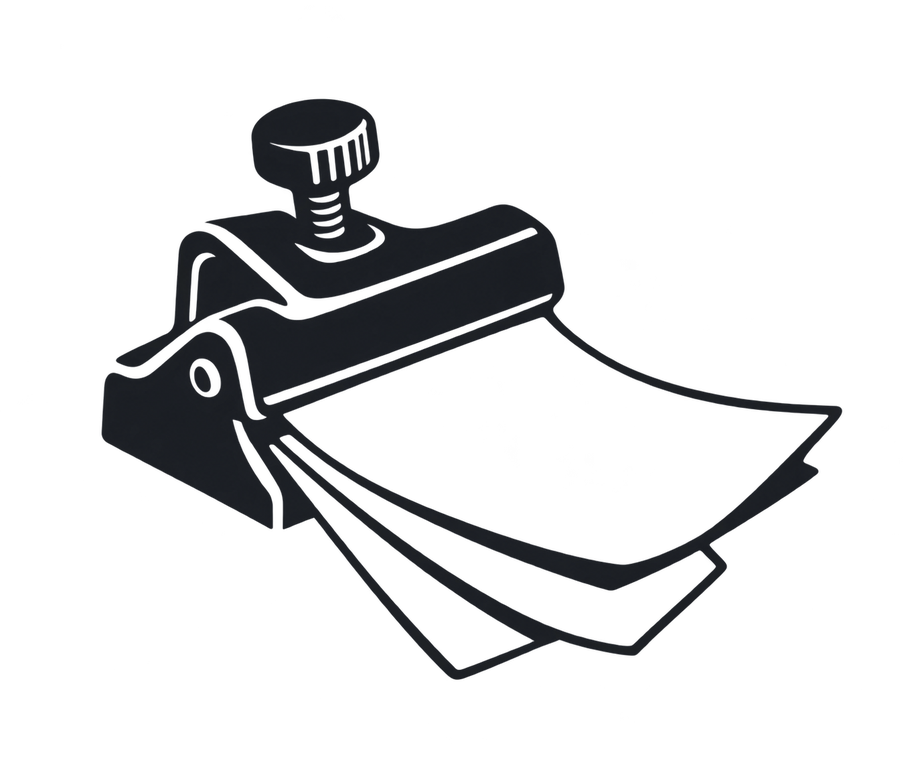
#> input picture identity/drawing-clasp-master.png, 920 x 767 px, shrunk from 1374 x 1145 before the run, found by its file name
$ python build-brand.py
#> lines starting #> are read from the running program, lines starting #| are printed output that depends on the picture; after the words box and inside, x2 and y2 are one past the last pixel; in counts of white or black regions, pixels touching at a corner belong together
"""Reproduce the selected Drawing Clasp vector and favicon package."""
from pathlib import Path
from PIL import Image, ImageOps
import subprocess, re, io, json, shutil
import xml.etree.ElementTree as ET


root=Path(__file__).resolve().parent.parent
out=root/'public/brand';out.mkdir(exist_ok=True)
source=Image.open(root/'public/identity/drawing-clasp-master.png').convert('RGBA')
#> source is the input picture: PIL image 920x767 RGBA; mean R, G, B, A 4, 4.4, 5.3, 34.8
mask=source.getchannel('A').point(lambda x:255 if x>150 else 0)
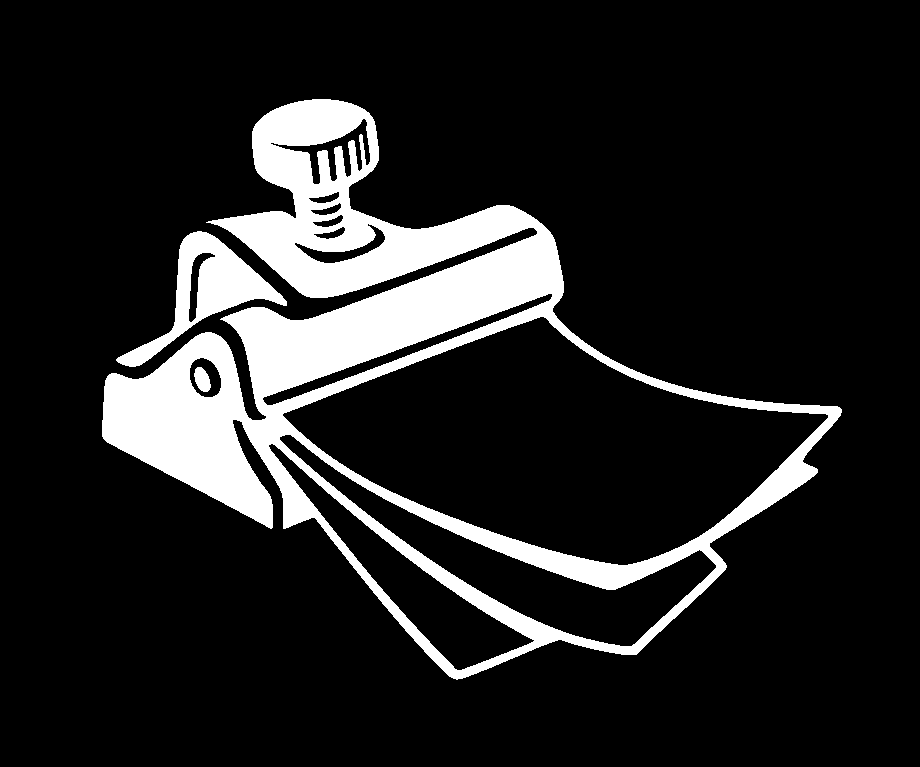
#> mask: PIL image 920x767 L; 13.6% white; 3 white regions, box (x1, y1, x2, y2) and area: (102, 99, 842, 680) 89490, (116, 231, 287, 367) 6333, (194, 367, 211, 392) 298
bbox=mask.getbbox(); mask=ImageOps.expand(mask.crop(bbox),border=16,fill=0)
#> after `bbox = mask.getbbox()`: bbox = (102, 99, 842, 680)
#> after `mask = ImageOps.expand(mask.crop(bbox), border=16, fill=0)`:
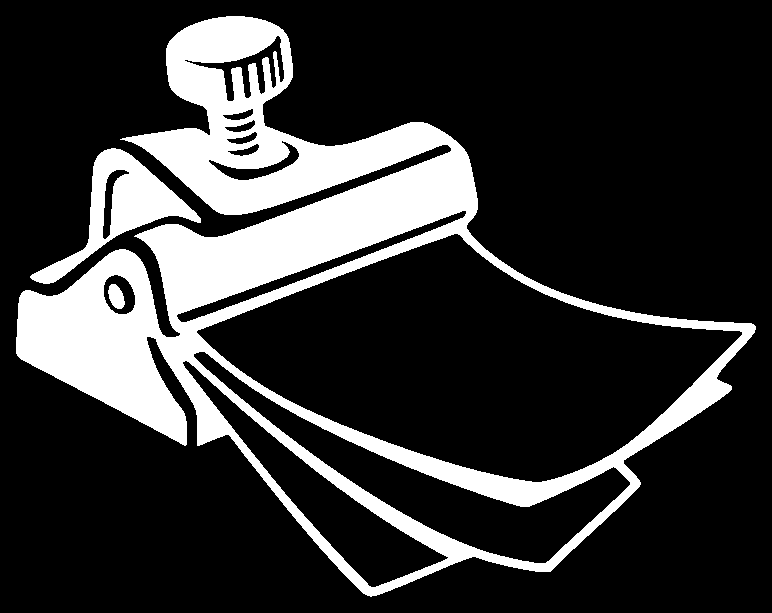
#> mask: PIL image 772x613 L; 20.3% white; 3 white regions, box (x1, y1, x2, y2) and area: (16, 16, 756, 597) 89490, (30, 148, 201, 284) 6333, (108, 284, 125, 309) 298
ImageOps.invert(mask).convert('1').save('/tmp/civic-clasp.pbm')
subprocess.run(['potrace','/tmp/civic-clasp.pbm','--svg','--output','/tmp/civic-clasp.svg','--turdsize','12','--alphamax','1.15','--opttolerance','0.45'],check=True)
#> (this line was passed over: subprocess is not available in this run)
#> (the run stopped early here; a loop or call above may not have finished)

$ run again, with identity/gathering-hand-master.png copied over identity/drawing-clasp-master.png
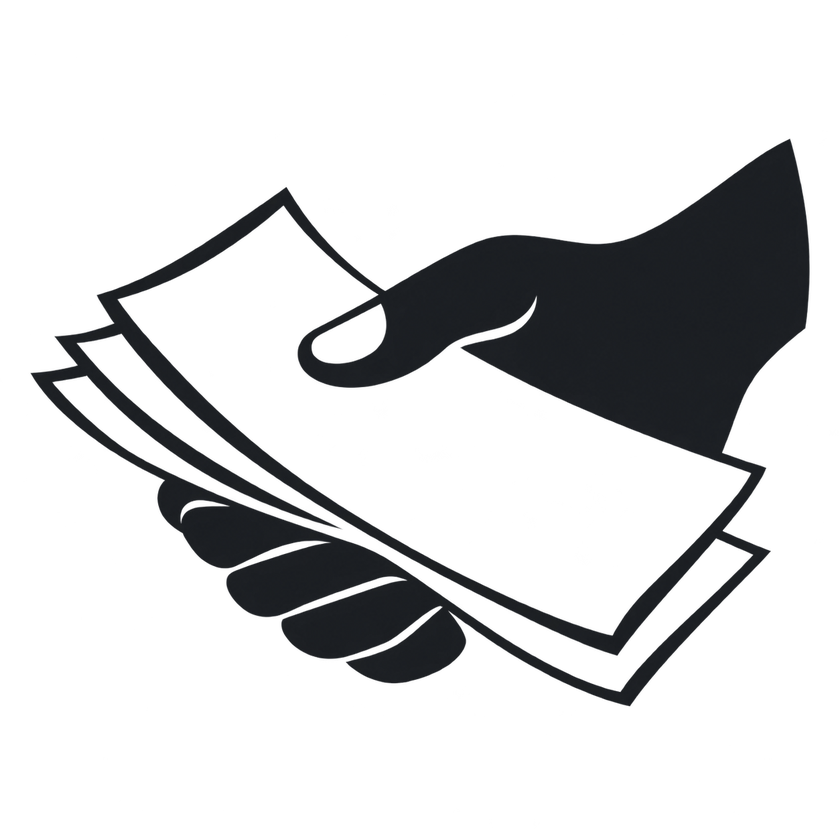
#> input picture identity/gathering-hand-master.png, 840 x 840 px, shrunk from 1254 x 1254 before the run, found by its file name
#> source is the input picture: PIL image 840x840 RGBA; mean R, G, B, A 5.2, 5.8, 6.6, 46.6
#> `mask=source.getchannel('A').point(lambda x:255 if x>150 else 0)`:
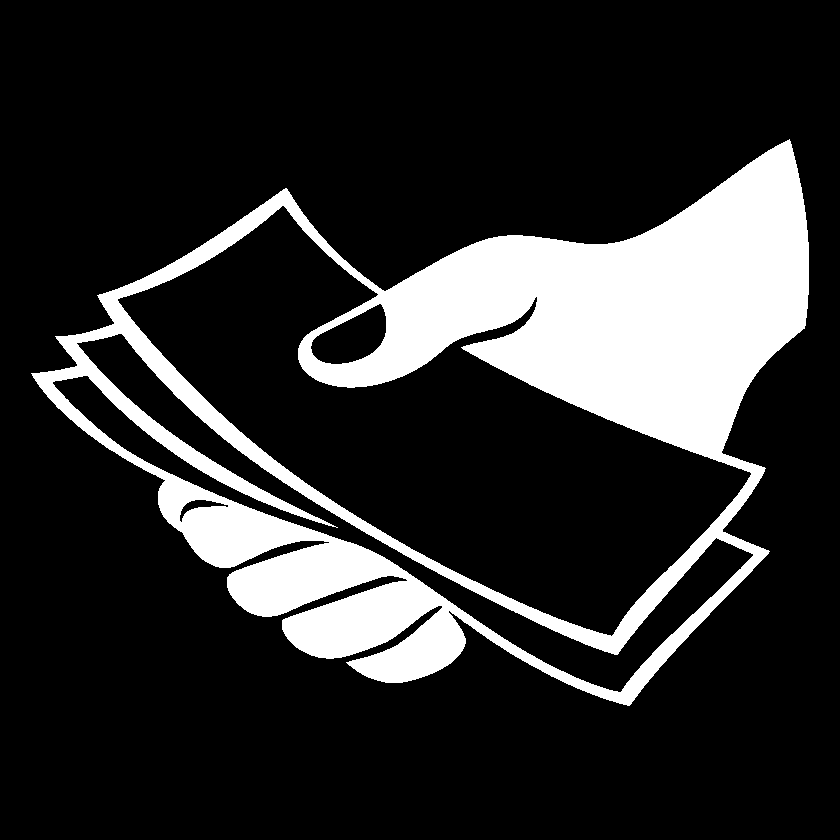
#> mask: PIL image 840x840 L; 18.3% white; 1 white region, box (x1, y1, x2, y2) and area: (31, 139, 809, 706) 129089
#> bbox = (31, 139, 809, 706)
#> `mask = ImageOps.expand(mask.crop(bbox), border=16, fill=0)`:
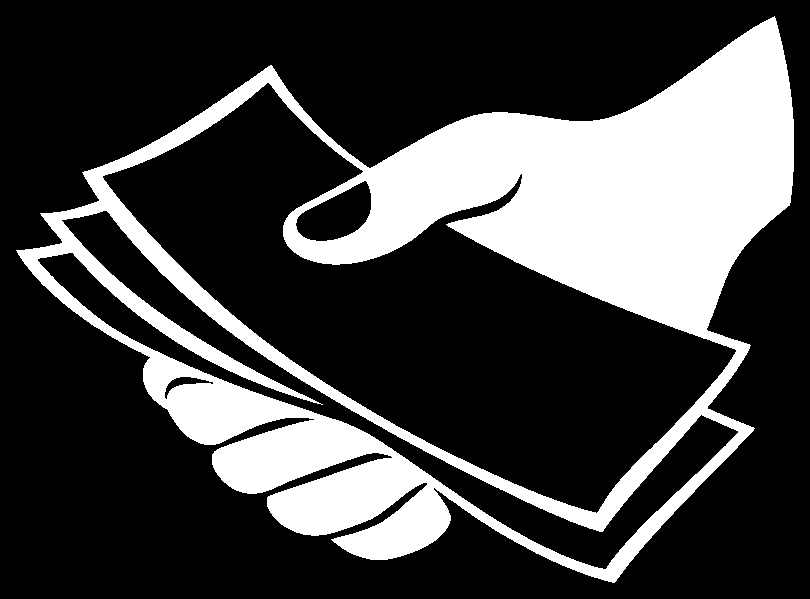
#> mask: PIL image 810x599 L; 26.6% white; 1 white region, box (x1, y1, x2, y2) and area: (16, 16, 794, 583) 129089
